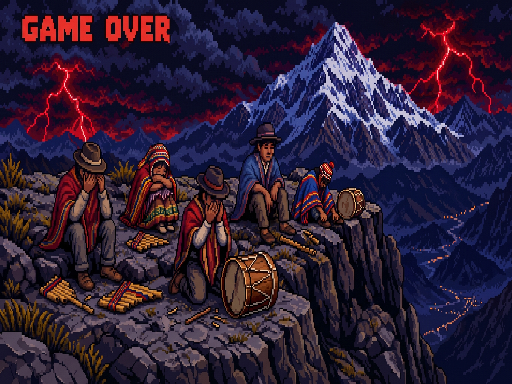

Tiled map render using the project's own tile images. Description and the whole map definition, tile-layer contents included, below:
An orthogonal 32x24 tile map with 16x16 px tiles, 1 tile layer (Tile Layer 1).

<map version="1.10" tiledversion="1.12.2" orientation="orthogonal" renderorder="right-down" width="32" height="24" tilewidth="16" tileheight="16" infinite="0" nextlayerid="2" nextobjectid="1">
 <tileset firstgid="1" source="PantallaGameOver.tsx" />
 <layer id="1" name="Tile Layer 1" width="32" height="24">
  <data encoding="csv">
1,2,3,4,5,6,7,8,9,10,11,12,13,14,15,16,17,18,19,20,21,22,23,24,25,26,27,28,29,30,31,32,
33,34,35,36,37,38,39,40,41,42,43,44,45,46,47,48,49,50,51,52,53,54,55,56,57,58,59,60,61,62,63,64,
65,66,67,68,69,70,71,72,73,74,75,76,77,78,79,80,81,82,83,84,85,86,87,88,89,90,91,92,93,94,95,96,
97,98,99,100,101,102,103,104,105,106,107,108,109,110,111,112,113,114,115,116,117,118,119,120,121,122,123,124,125,126,127,128,
129,130,131,132,133,134,135,136,137,138,139,140,141,142,143,144,145,146,147,148,149,150,151,152,153,154,155,156,157,158,159,160,
161,162,163,164,165,166,167,168,169,170,171,172,173,174,175,176,177,178,179,180,181,182,183,184,185,186,187,188,189,190,191,192,
193,194,195,196,197,198,199,200,201,202,203,204,205,206,207,208,209,210,211,212,213,214,215,216,217,218,219,220,221,222,223,224,
225,226,227,228,229,230,231,232,233,234,235,236,237,238,239,240,241,242,243,244,245,246,247,248,249,250,251,252,253,254,255,256,
257,258,259,260,261,262,263,264,265,266,267,268,269,270,271,272,273,274,275,276,277,278,279,280,281,282,283,284,285,286,287,288,
289,290,291,292,293,294,295,296,297,298,299,300,301,302,303,304,305,306,307,308,309,310,311,312,313,314,315,316,317,318,319,320,
321,322,323,324,325,326,327,328,329,330,331,332,333,334,335,336,337,338,339,340,341,342,343,344,345,346,347,348,349,350,351,352,
353,354,355,356,357,358,359,360,361,362,363,364,365,366,367,368,369,370,371,372,373,374,375,376,377,378,379,380,381,382,383,384,
385,386,387,388,389,390,391,392,393,394,395,396,397,398,399,400,401,402,403,404,405,406,407,408,409,410,411,412,413,414,415,416,
417,418,419,420,421,422,423,424,425,426,427,428,429,430,431,432,433,434,435,436,437,438,439,440,441,442,443,444,445,446,447,448,
449,450,451,452,453,454,455,456,457,458,459,460,461,462,463,464,465,466,467,468,469,470,471,472,473,474,475,476,477,478,479,480,
481,482,483,484,485,486,487,488,489,490,491,492,493,494,495,496,497,498,499,500,501,502,503,504,505,506,507,508,509,510,511,512,
513,514,515,516,517,518,519,520,521,522,523,524,525,526,527,528,529,530,531,532,533,534,535,536,537,538,539,540,541,542,543,544,
545,546,547,548,549,550,551,552,553,554,555,556,557,558,559,560,561,562,563,564,565,566,567,568,569,570,571,572,573,574,575,576,
577,578,579,580,581,582,583,584,585,586,587,588,589,590,591,592,593,594,595,596,597,598,599,600,601,602,603,604,605,606,607,608,
609,610,611,612,613,614,615,616,617,618,619,620,621,622,623,624,625,626,627,628,629,630,631,632,633,634,635,636,637,638,639,640,
641,642,643,644,645,646,647,648,649,650,651,652,653,654,655,656,657,658,659,660,661,662,663,664,665,666,667,668,669,670,671,672,
673,674,675,676,677,678,679,680,681,682,683,684,685,686,687,688,689,690,691,692,693,694,695,696,697,698,699,700,701,702,703,704,
705,706,707,708,709,710,711,712,713,714,715,716,717,718,719,720,721,722,723,724,725,726,727,728,729,730,731,732,733,734,735,736,
737,738,739,740,741,742,743,744,745,746,747,748,749,750,751,752,753,754,755,756,757,758,759,760,761,762,763,764,765,766,767,768
</data>
 </layer>
</map>
